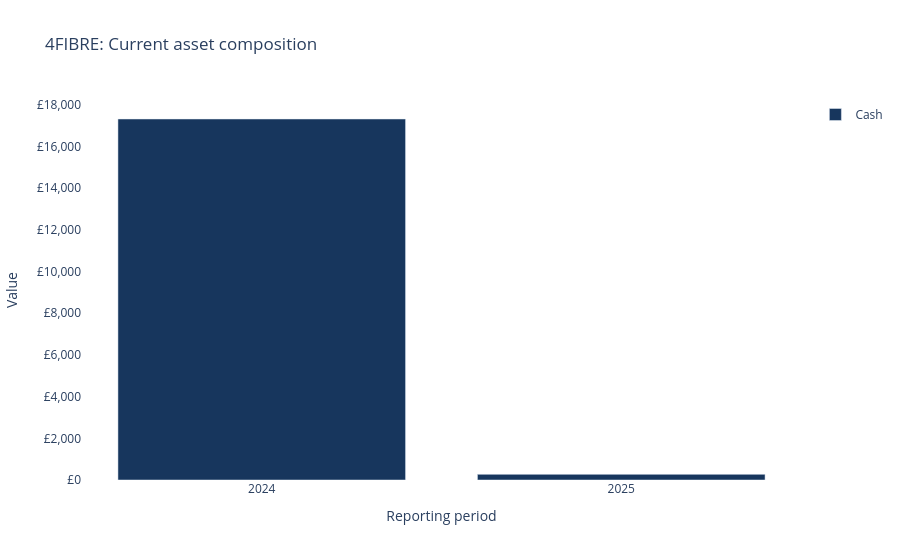

Source (notebook cell):
### Code cell
import plotly.express as px


asset_mix_plot = analysis_df.melt(
    id_vars=["reporting_date"],
    value_vars=["cash"],
    var_name="component",
    value_name="value",
)

asset_mix_plot["period"] = (
    asset_mix_plot["reporting_date"]
    .dt.strftime("%Y")
)

asset_mix_plot["component"] = (
    asset_mix_plot["component"]
    .map(
        {
            "cash": "Cash",
        }
    )
)

fig = px.bar(
    asset_mix_plot,
    x="period",
    y="value",
    color="component",
    barmode="stack",
    title="4FIBRE: Current asset composition",
    labels={
        "period": "Reporting period",
        "value": "Value",
        "component": "Component",
    },
    color_discrete_map={
        "Cash": "#17365D",
    },
)

fig.update_yaxes(
    tickprefix="£",
    tickformat=",.0f",
)

fig.update_layout(
    legend_title_text="",
    plot_bgcolor="white",
)

fig.show()

### Figure 1 — Plotly figure (JSON) as saved in the notebook; plotly's stock layout.template omitted (floating-point values rounded to 4 significant figures)
{"data": [{"hovertemplate": "Component=Cash<br>Reporting period=%{x}<br>Value=%{y}<extra></extra>", "legendgroup": "Cash", "marker": {"color": "#17365D", "pattern": {"shape": ""}}, "name": "Cash", "orientation": "v", "showlegend": true, "textposition": "auto", "type": "bar", "x": ["2024", "2025"], "xaxis": "x", "y": [17320.0, 270.0], "yaxis": "y"}], "layout": {"barmode": "stack", "legend": {"title": {"text": ""}, "tracegroupgap": 0}, "plot_bgcolor": "white", "title": {"text": "4FIBRE: Current asset composition"}, "xaxis": {"anchor": "y", "domain": [0, 1], "title": {"text": "Reporting period"}}, "yaxis": {"anchor": "x", "domain": [0, 1], "tickformat": ",.0f", "tickprefix": "£", "title": {"text": "Value"}}}}
